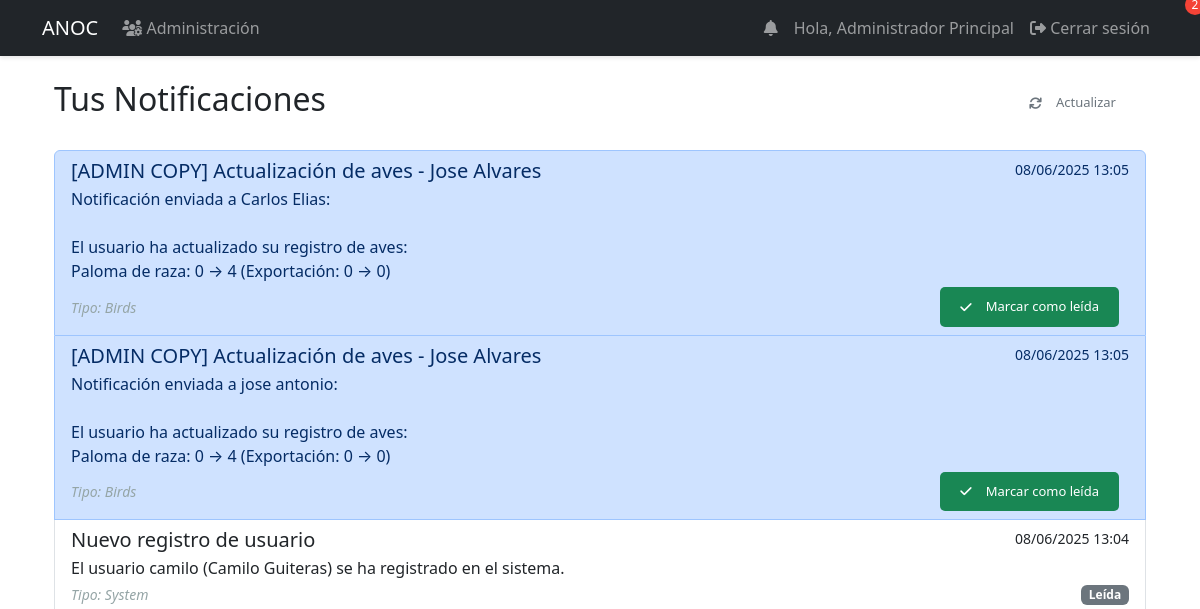
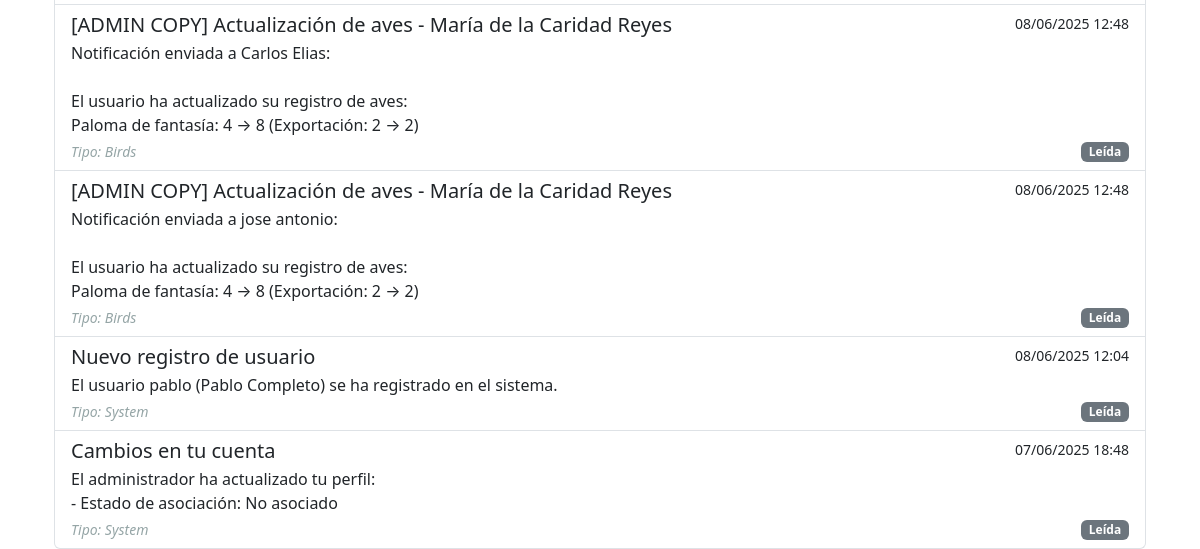
The app's page /notifications (signed in), older data (2 pictures, top to bottom).
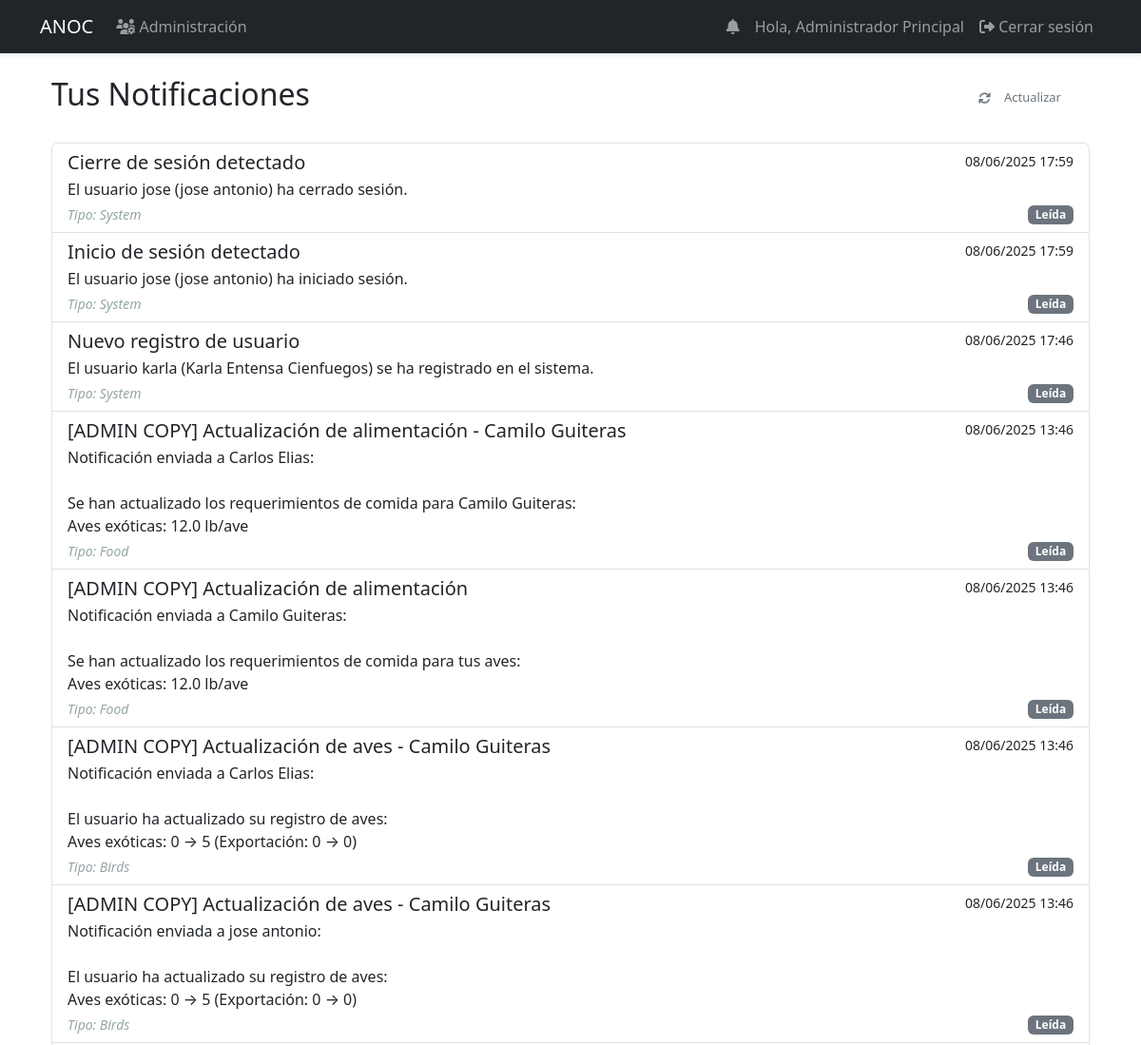
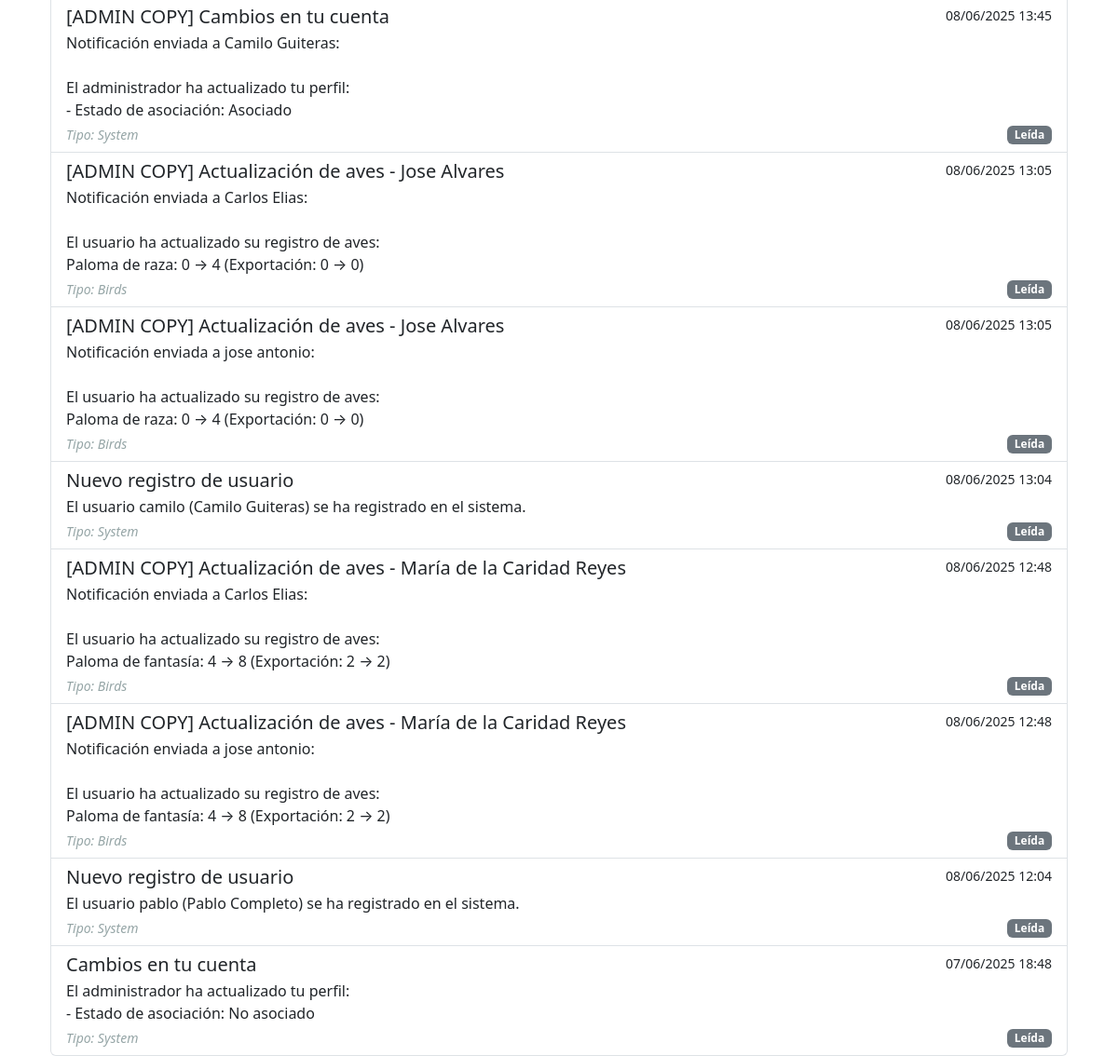
The same page, newer data (2 pictures, top to bottom).
### models.py (models this page shows, shortened)
class User(UserMixin, db.Model):
    id = db.Column(db.Integer, primary_key=True)
    username = db.Column(db.String(80), unique=True, nullable=False, index=True)
    email = db.Column(db.String(120), unique=True, nullable=False, index=True)
    password_hash = db.Column(db.String(128))
    role = db.Column(db.String(20), default='user')  # 'admin', 'specialist', 'dependiente', 'user'
    is_associated = db.Column(db.Boolean, default=False, nullable=False)
    full_name = db.Column(db.String(100), nullable=False)
    phone = db.Column(db.String(20), nullable=False)
    profile_image = db.Column(db.String(255))  # Ruta de la imagen de perfil
    last_login = db.Column(db.DateTime)  # Fecha del último inicio de sesión
    is_active = db.Column(db.Boolean, default=True)  # Para manejar cuentas activas/inactivas
    address = db.Column(db.String(200))  # Nuevo campo para dirección
    birds = db.relationship('UserBirds', backref='user', lazy=True, cascade='all, delete-orphan')
    awards = db.relationship('Award', backref='user', lazy=True, cascade='all, delete-orphan')
    notifications = db.relationship('Notification', backref='user', lazy=True)

class Notification(db.Model):
    id = db.Column(db.Integer, primary_key=True)
    user_id = db.Column(db.Integer, db.ForeignKey('user.id'), nullable=False)
    title = db.Column(db.String(100), nullable=False)
    message = db.Column(db.Text, nullable=False)
    is_read = db.Column(db.Boolean, default=False)
    created_at = db.Column(db.DateTime, default=datetime.utcnow)
    notification_type = db.Column(db.String(50))  # 'system', 'food', 'birds', 'award'

### app.py (the view)
@app.route('/notifications')
@login_required
def notifications():
    all_notifications = db.session.execute(
        select(Notification)
        .where(Notification.user_id == current_user.id)
        .order_by(Notification.created_at.desc())
    ).scalars().all()
    return render_template('notifications.html', notifications=all_notifications)

### app.py (called while the page is built)
@login_manager.user_loader
def load_user(user_id):
    return db.session.get(User, int(user_id))

### templates/notifications.html
{% extends "base.html" %}
{% block content %}
    <div class="container mt-4">
        <div class="d-flex justify-content-between align-items-center mb-4">
            <h2>Tus Notificaciones</h2>
            <a href="{{ url_for('notifications') }}" class="btn btn-sm btn-outline-secondary">
                <i class="fas fa-sync"></i> Actualizar
            </a>
        </div>
        {% if notifications %}
            <div class="list-group">
                {% for notification in notifications %}
                    <div class="list-group-item list-group-item-action flex-column align-items-start
                        {% if not notification.is_read %}list-group-item-primary{% endif %}">
                        <div class="d-flex w-100 justify-content-between">
                            <h5 class="mb-1">{{ notification.title }}</h5>
                            <small>{{ notification.created_at.strftime('%d/%m/%Y %H:%M') }}</small>
                        </div>
                        <p class="mb-1">{{ notification.message | replace('\n', '<br>') | safe }}</p>
                        <div class="d-flex justify-content-between align-items-center">
                            <small class="text-muted">
                                Tipo: {{ notification.notification_type | capitalize }}
                            </small>
                            {% if not notification.is_read %}
                                <form method="POST" action="{{ url_for('mark_notification_read', notification_id=notification.id) }}">
                                    <button type="submit" class="btn btn-sm btn-success">
                                        <i class="fas fa-check"></i> Marcar como leída
                                    </button>
                                </form>
                            {% else %}
                                <span class="badge bg-secondary">Leída</span>
                            {% endif %}
                        </div>
                    </div>
                {% endfor %}
            </div>
        {% else %}
            <div class="alert alert-info">
                <i class="fas fa-info-circle"></i> No tienes notificaciones.
            </div>
        {% endif %}
    </div>
{% endblock %}

### templates/base.html (shortened to what this page needs)
<!DOCTYPE html>
<html lang="es">
<head>
    <link href="https://cdn.jsdelivr.net/npm/bootstrap@5.3.0/dist/css/bootstrap.min.css" rel="stylesheet">
    <link href="https://cdnjs.cloudflare.com/ajax/libs/font-awesome/6.4.0/css/all.min.css" rel="stylesheet">
    <link rel="stylesheet" href="{{ url_for('static', filename='css/styles.css') }}">
</head>
<body>
    <nav class="navbar navbar-expand-lg navbar-dark bg-dark">
        <div class="container">
            <a class="navbar-brand" href="{{ url_for('dashboard') }}">ANOC</a>
            <div class="collapse navbar-collapse" id="navbarNav">
                <ul class="navbar-nav me-auto">
                    {% if current_user.is_authenticated and current_user.role == 'admin' %}
                        <li class="nav-item">
                            <a class="nav-link" href="{{ url_for('admin_users') }}">
                                <i class="fas fa-users-cog"></i> Administración
                            </a>
                        </li>
                    {% endif %}
                </ul>
                <ul class="navbar-nav">
                    {% if current_user.is_authenticated %}
                        <li class="nav-item">
                            <a class="nav-link" href="{{ url_for('notifications') }}">
                                <i class="fas fa-bell"></i>
                                {% if current_user.is_authenticated %}
                                    {% set unread_count = get_unread_notifications_count(current_user.id) %}
                                    {% if unread_count > 0 %}
                                        <span class="notification-badge">{{ unread_count }}</span>
                                    {% endif %}
                                {% endif %}
                            </a>
                        </li>
                        <li class="nav-item">
                            <span class="nav-link">Hola, {{ current_user.full_name }}</span>
                        </li>
                        <li class="nav-item">
                            <a class="nav-link" href="{{ url_for('logout') }}">
                                <i class="fas fa-sign-out-alt"></i> Cerrar sesión
                            </a>
                        </li>
                    {% else %}
                        <li class="nav-item">
                            <a class="nav-link" href="{{ url_for('login') }}">
                                <i class="fas fa-sign-in-alt"></i> Iniciar sesión
                            </a>
                        </li>
                    {% endif %}
                </ul>
            </div>
        </div>
    </nav>
    <div class="container mt-4">
        {% block content %}{% endblock %}
    </div>
</body>
</html>

### static/css/styles.css (style rules this page uses)
.navbar { box-shadow: 0 2px 4px rgba(0,0,0,0.1); }
.btn { margin: 2px; }
:root { --primary-color: #2c3e50; --secondary-color: #4CAF50; --light-gray: #f8f9fa; --medium-gray: #e9ecef; --dark-gray: #6c757d; --text-color: #495057; --white: #ffffff; }
.btn { padding: 0.5rem 0.75rem; border-radius: 0.25rem; font-size: 0.8125rem; font-weight: 500; cursor: pointer; border: none; display: inline-flex; align-items: center; gap: 0.375rem; }
.btn-sm { padding: 0.375rem 0.75rem; }
.text-muted { color: #6c757d !important; font-style: italic; }
.text-muted { color: #95a5a6 !important; font-style: italic; }
.btn { display: inline-flex; align-items: center; padding: 10px 20px; margin: 0 10px; border-radius: 5px; font-weight: 500; cursor: pointer; }
.btn i { margin-right: 8px; }

Row changes from the older to the newer data that the page shows:
added Notification: title "Cierre de sesión detectado", created_at "08/06/2025 17:59", message "El usuario jose (jose antonio) ha cerrado sesión.", notification_type "System", is_read "Leída"
added Notification: title "Inicio de sesión detectado", created_at "08/06/2025 17:59", message "El usuario jose (jose antonio) ha iniciado sesión.", notification_type "System", is_read "Leída"
added Notification: title "Nuevo registro de usuario", created_at "08/06/2025 17:46", message "El usuario karla (Karla Entensa Cienfuegos) se ha registrado en el sistema.", notification_type "System", is_read "Leída"
added Notification: title "[ADMIN COPY] Actualización de alimentación - Camilo Guiteras", created_at "08/06/2025 13:46", message "Notificación enviada a Carlos Elias: Se han actualizado los requerimientos de comida para Camilo Guiteras: Aves exóticas: 12.0 lb/ave", notification_type "Food", is_read "Leída"
added Notification: title "[ADMIN COPY] Actualización de alimentación", created_at "08/06/2025 13:46", message "Notificación enviada a Camilo Guiteras: Se han actualizado los requerimientos de comida para tus aves: Aves exóticas: 12.0 lb/ave", notification_type "Food", is_read "Leída"
added Notification: title "[ADMIN COPY] Actualización de aves - Camilo Guiteras", created_at "08/06/2025 13:46", message "Notificación enviada a Carlos Elias: El usuario ha actualizado su registro de aves: Aves exóticas: 0 → 5 (Exportación: 0 → 0)", notification_type "Birds", is_read "Leída"
added Notification: title "[ADMIN COPY] Actualización de aves - Camilo Guiteras", created_at "08/06/2025 13:46", message "Notificación enviada a jose antonio: El usuario ha actualizado su registro de aves: Aves exóticas: 0 → 5 (Exportación: 0 → 0)", notification_type "Birds", is_read "Leída"
added Notification: title "[ADMIN COPY] Cambios en tu cuenta", created_at "08/06/2025 13:45", message "Notificación enviada a Camilo Guiteras: El administrador ha actualizado tu perfil: - Estado de asociación: Asociado", notification_type "System", is_read "Leída"
changed Notification (number 9 of 15 on the later page): is_read "Marcar como leída" → "Leída"
changed Notification (number 10 of 15 on the later page): is_read "Marcar como leída" → "Leída"
